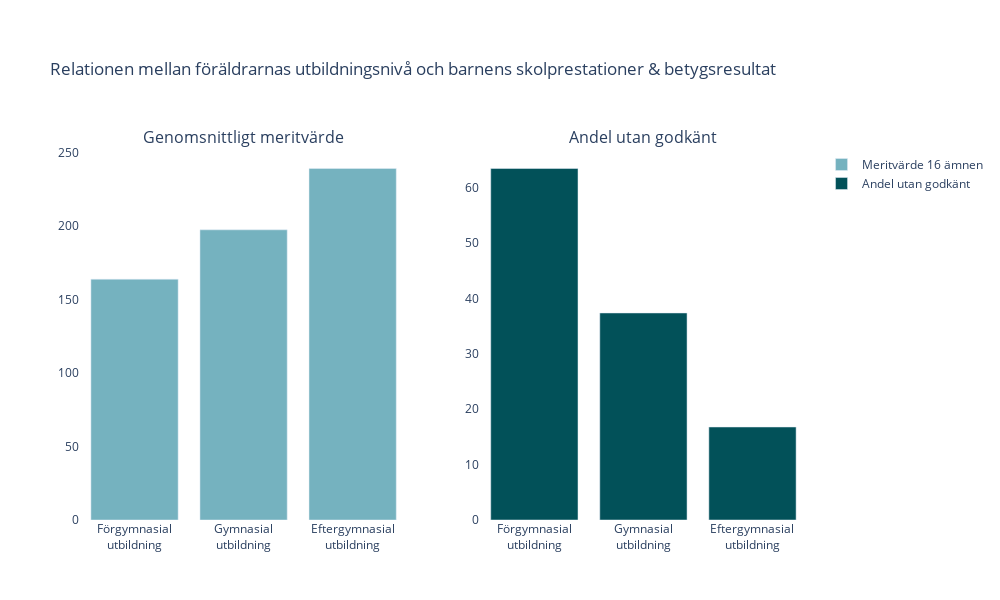

The notebook cell saved with this chart:
### Markdown cell above
### c) Undersök nu andra variabler, och hur de påverkar meritvärde och andel med minst ett saknat betyg. Data finns för läsår 22/23. Exempel kan man undersöka föräldrarnas utbildningsbakgrund. Rita lämpliga grafer.

### Code cell
from plotly.subplots import make_subplots
import plotly.graph_objs as go


# Filter data first plot
df_avg_grades = df_grades[df_grades["Läsår/Huvudman/Bakgrund"].isin([
    "Förgymnasial utbildning",
    "Gymnasial utbildning",
    "Eftergymnasial utbildning"
])]

# Filter data second plot
df_lacking_grades = df_grades[df_grades["Läsår/Huvudman/Bakgrund"].isin([
    "Förgymnasial utbildning",
    "Gymnasial utbildning",
    "Eftergymnasial utbildning"
])]

# Create a subplot 
fig = make_subplots(rows=1, cols=2, subplot_titles=("Genomsnittligt meritvärde", "Andel utan godkänt"))

# First plot
fig.add_trace(
    go.Bar(
        x=df_avg_grades["Läsår/Huvudman/Bakgrund"].str.replace(' ', '<br>'),  # Add line breaks 
        y=df_avg_grades["Meritvärde totalt (16 ämnen)"], 
        name="Meritvärde 16 ämnen",
        marker=dict(color="#75B2BF")
    ),
    row=1, col=1
)

# Second plot
fig.add_trace(
    go.Bar(
        x=df_lacking_grades["Läsår/Huvudman/Bakgrund"].str.replace(' ', '<br>'), # Add line breaks 
        y=df_lacking_grades["Totalt (saknar godkänt)"], 
        name="Andel utan godkänt",
        marker=dict(color="#025159")
    ),
    row=1, col=2
)

# Make x-axis labels horizontal
fig.update_xaxes(tickangle=0, showgrid=False, row=1, col=1)
fig.update_xaxes(tickangle=0, showgrid=False, row=1, col=2)

# Remove background
fig.update_xaxes(showgrid=False, row=1, col=1)  
fig.update_xaxes(showgrid=False, row=1, col=2)  
fig.update_yaxes(showgrid=False, row=1, col=1)  
fig.update_yaxes(showgrid=False, row=1, col=2) 


# Add title 
fig.update_layout(
    title_text="Relationen mellan föräldrarnas utbildningsnivå och barnens skolprestationer & betygsresultat",
    height=600,
    width=1000, 
    paper_bgcolor='white',  # Background color 
    plot_bgcolor='white',  # Background color plots
    margin=dict(t=150),  
)

fig.show()

### Figure 1 — Plotly figure (JSON) as saved in the notebook; plotly's stock layout.template omitted (floating-point values rounded to 4 significant figures)
{"data": [{"marker": {"color": "#75B2BF"}, "name": "Meritvärde 16 ämnen", "type": "bar", "x": ["Förgymnasial<br>utbildning", "Gymnasial<br>utbildning", "Eftergymnasial<br>utbildning"], "xaxis": "x", "y": [163.8, 197.4, 239.1], "yaxis": "y"}, {"marker": {"color": "#025159"}, "name": "Andel utan godkänt", "type": "bar", "x": ["Förgymnasial<br>utbildning", "Gymnasial<br>utbildning", "Eftergymnasial<br>utbildning"], "xaxis": "x2", "y": [63.5, 37.4, 16.8], "yaxis": "y2"}], "layout": {"annotations": [{"font": {"size": 16}, "showarrow": false, "text": "Genomsnittligt meritvärde", "x": 0.225, "xanchor": "center", "xref": "paper", "y": 1, "yanchor": "bottom", "yref": "paper"}, {"font": {"size": 16}, "showarrow": false, "text": "Andel utan godkänt", "x": 0.775, "xanchor": "center", "xref": "paper", "y": 1, "yanchor": "bottom", "yref": "paper"}], "height": 600, "margin": {"t": 150}, "paper_bgcolor": "white", "plot_bgcolor": "white", "title": {"text": "Relationen mellan föräldrarnas utbildningsnivå och barnens skolprestationer & betygsresultat"}, "width": 1000, "xaxis": {"anchor": "y", "domain": [0, 0.45], "showgrid": false, "tickangle": 0}, "xaxis2": {"anchor": "y2", "domain": [0.55, 1], "showgrid": false, "tickangle": 0}, "yaxis": {"anchor": "x", "domain": [0, 1], "showgrid": false}, "yaxis2": {"anchor": "x2", "domain": [0, 1], "showgrid": false}}}
